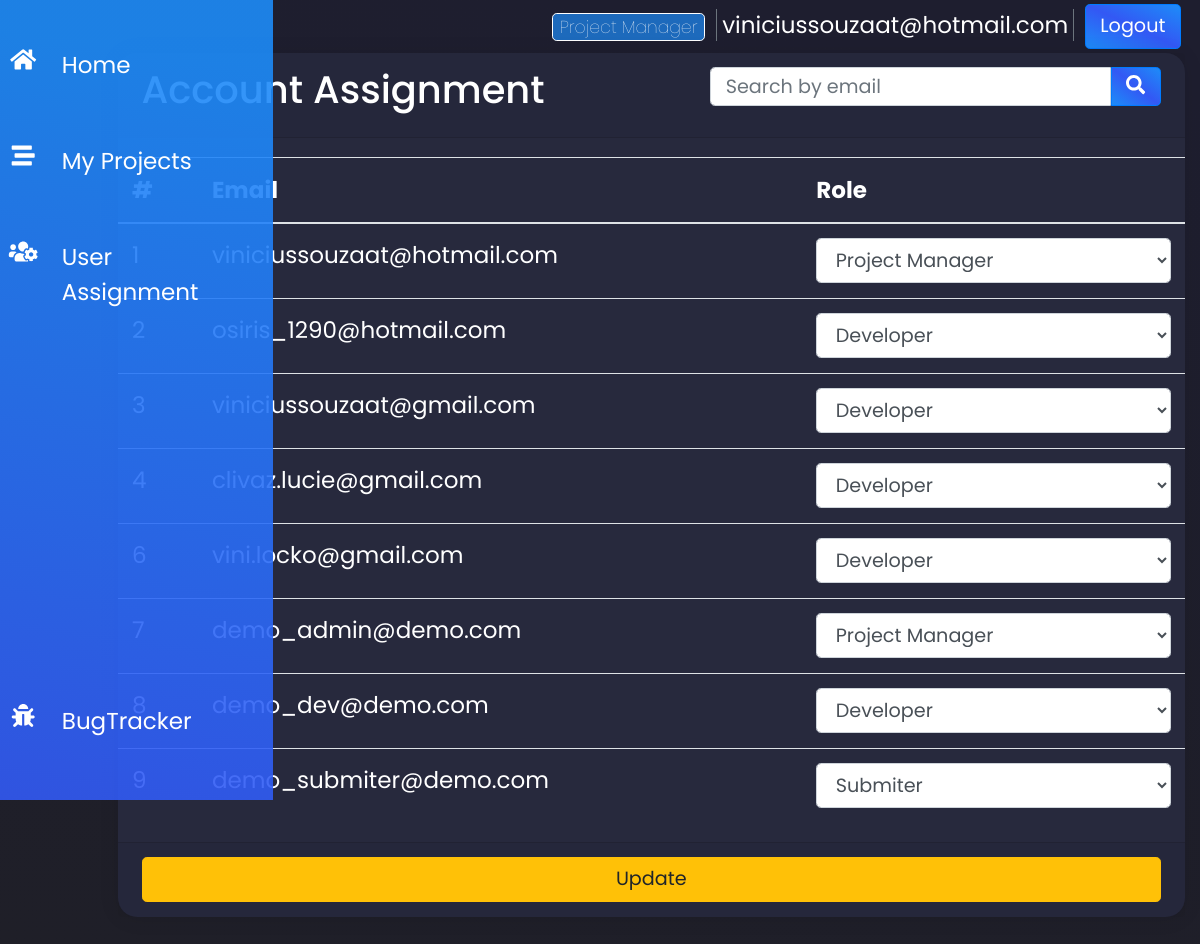
/account-assignment/ (signed in), run on the app's committed database.
### accounts/models.py (models this page shows, shortened)
class Account(AbstractBaseUser):
    PROJECT_MANAGER = 1
    DEVELOPER = 2
    SUBMITER = 3
    ROLE_CHOICES = [
        (PROJECT_MANAGER,'Project Manager'),
        (DEVELOPER,'Developer'),
        (SUBMITER,'Submiter'),
    ]
    email = models.EmailField(max_length=254, unique=True)
    active = models.BooleanField(default=True)
    staff = models.BooleanField(default=False)
    admin = models.BooleanField(default=False)
    role = models.PositiveSmallIntegerField(choices= ROLE_CHOICES, default=3)
    objects = AccountManager()
    USERNAME_FIELD = 'email'
    def __str__(self):
        return self.email
    @property
    def is_staff(self):
        return self.staff
    @property
    def is_active(self):
        return self.active

### accounts/views.py (the view)
# urls.py: path('account-assignment/', account_assignment, name="account-assignment"),
@staff_member_required
def account_assignment(request):
    message = None
    message_status = None
    formset = AccountAssignmentFormSet()
    if request.method == 'POST':
        formset = AccountAssignmentFormSet(request.POST)
        if formset.is_valid():
            formset.save()
            formset = AccountAssignmentFormSet()
            message = "User updated successfully"
            message_status = 200
        else:
            message = 'There was a problem updating this user'
            message_status = 400
    else:
        formset = AccountAssignmentFormSet()
    context = {
        'formset': formset,
        'message': message,
        'message_status': message_status
    }
    return render(request, 'account_extra/account_assignment.html', context)

### templates/account_extra/account_assignment.html (shortened to what this page needs)
{% extends 'base.html' %} {% block content %}
<div class="container">
  <div class="card">
    <div class="card-header d-flex justify-content-between">
      <h2>Account Assignment</h2>
      <div class="float-right d-flex align-center justify-container-center">
        <input
          class="form-control"
          type="text"
          id="search_bar"
          placeholder="Search by email"
        />
        <button class="btn btn-primary d-flex align-center" id="filter_btn" type="submit">
          <i class="fas fa-search"></i>
        </button>
      </div>
    </div>
    <form method="POST">
      <table class="table">
        <thead>
          <tr>
            <th>#</th>
            <th>Email</th>
            <th>Role</th>
          </tr>
        </thead>
        <tbody id="table_body">
          {{ formset.management_form }} {% for form in formset %}
          <tr>
            <td>{{ form.id.value }}</td>
            <td>{{ form.email.value}} {{ form.email }}</td>
            <td>{{ form.role}}</td>
          </tr>
          {% endfor %}
        </tbody>
      </table>
      <div class="card-footer">
        <button class="btn btn-warning btn-block" type="submit">Update</button>
      </div>
    </form>
  </div>
</div>
{% load static %}
{% endblock %}

### templates/base.html (shortened to what this page needs)
<!DOCTYPE html>
{% load static %}
<html lang="en">
  <head>
    <link
      rel="stylesheet"
      href="{% static '/css/bootstrap/bootstrap.min.css'%}"
    />
    <link rel="stylesheet" href="{% static '/css/main.css'%}" />
  </head>
  <body>
    <main class="row" role="main">
      <nav class="nav flex-column sidenav">
        <ul class="side-navbar-nav">
          <li class="nav-item active">
            <a class="nav-link" href="{% url 'tracker:homepage' %}">
              <i class="fas fa-home"></i>
            </a>
          </li>
          {% if request.user.is_authenticated %}
          <li class="nav-item">
            <a class="nav-link" href="{% url 'tracker:project-list'%}">
              <i class="fas fa-stream"></i>
            </a>
          </li>
          {% if request.user.is_staff %}
          <li class="nav-item">
            <a class="nav-link" href="{% url 'accounts:account-assignment'%}">
              <i class="fas fa-users-cog"></i>
            </a>
          </li>
          {% endif %} {% endif %}
          <li class="nav-item logo">
            <a class="nav-link" href="#">
              <i class="fas fa-bug"></i>
            </a>
          </li>
        </ul>
      </nav>
      <div class="col-md-1 .d-sm-none .d-md-block"></div>
      <div class="col-md-11">
        <div class="top-bar">
          <div class="top-items mr-1 pr-1">
            {% if request.user.is_authenticated %}
            <span
              class="badge badge-{% if request.user.role == 1 %}primary{% elif request.user.role == 2 %}warning{% else %}success{% endif %}"
              >{{ request.user.get_role_display }}</span
            >
            <span class="mx-1 px-1 border-left border-right border-secondary"
              >{{ request.user }}</span
            >
            <a href="{%url 'accounts:logout'%}" class="btn btn-primary mr-2"
              >Logout</a
            >
            {% endif %}
          </div>
        </div>
        {% block content %} {% endblock content %}
      </div>
    </main>
  </body>
</html>

### static/css/main.css (style rules this page uses)
:root { --sd-primary: rgb(50, 89, 244); --sd-seconday: rgb(29, 139, 248); }
#search_bar { border-top-right-radius: 0 !important; border-bottom-right-radius: 0 !important; height: 2rem; }
#filter_btn { border-top-left-radius: 0 !important; border-bottom-left-radius: 0 !important; height: 2rem; }
html, body { background: linear-gradient( 8deg, rgba(31, 31, 40, 1) 0%, rgba(30, 30, 47, 1) 92% ); background-attachment: fixed; background-repeat: no-repeat; font-size: 1.2rem; font-family: "Poppins", sans-serif; -ms-text-size-adjust: 100%; -webkit-text-size-adjust: 100%; }
main { min-height: 100vh; }
.top-bar { display: flex; flex-direction: row; width: 100%; color: white; margin-top: 0.2rem; margin-bottom: 0.2rem; }
.top-items { margin-left: auto; }
.sidenav { position: fixed; background: linear-gradient( 8deg, rgba(50, 89, 244, .9) 0%, rgba(29, 139, 248, .9) 92% ); z-index: 10; transition: width 100ms ease; }
.side-navbar-nav { padding: 0; margin: 0; display: flex; flex-direction: column; align-items: center; height: 100%; }
.nav-item { width: 100%; }
.nav-item:last-child { margin-top: auto; margin-bottom: 0.5rem; }
.nav-link { display: flex; align-self: center; height: 5rem; color: white; text-decoration: none; }
.badge { border: 1px solid white; font-weight: 2; }
.badge-primary { background: rgba(29, 139, 248, 0.7); }
.card { border-radius: 1rem; box-shadow: 0.15rem 0.15rem 0.25rem black; }
.btn-primary { background-image: linear-gradient( to bottom left, #1d8cf8, #3358f4, #1d8cf8 ) !important; }
@media only screen and (min-width: 600px) { .sidenav { top: 0; width: 4rem; height: 100vh; } }
@media only screen and (min-width: 600px) { .nav-item:first-child { margin-top: 2rem; } }
@media only screen and (min-width: 600px) { .nav-link svg { min-width: 2rem; } }
.card { background: #27293d; border: 0; position: relative; width: 100%; margin-bottom: 30px; box-shadow: 0 1px 20px 0 rgba(0, 0, 0, 0.1); color: white; }
.card .table { color: white; margin-top: 1rem; }

### data on the page
Account: user.role "Project Manager", user "viniciussouzaat@hotmail.com", email.value "viniciussouzaat@hotmail.com"
Account: email.value "osiris_1290@hotmail.com"
Account: email.value "viniciussouzaat@gmail.com"
Account: email.value "clivaz.lucie@gmail.com"
Account: email.value "vini.locko@gmail.com"
Account: email.value "demo_admin@demo.com"
Account: email.value "demo_dev@demo.com"
Account: email.value "demo_submiter@demo.com"
